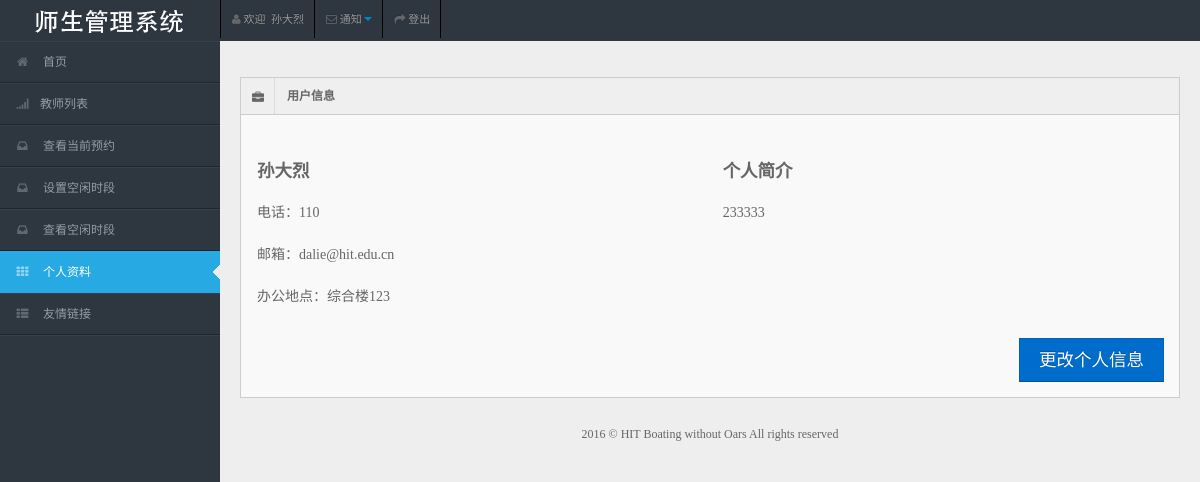
Before: /auth/detail/ (signed in) with the older database file.
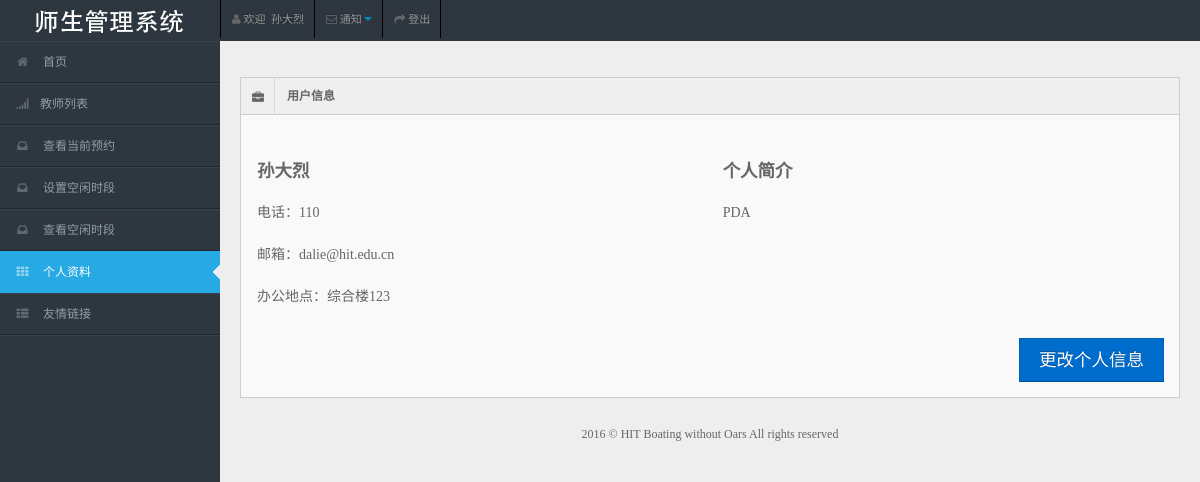
After: the same page with the newer database file.
### authentication/models.py (models this page shows, shortened)
class MyUser(models.Model):
    user = models.OneToOneField(User)
    name = models.CharField(max_length=64)
    identity = models.IntegerField(default=1)

class TeacherInfo(models.Model):
    teacher_id = models.CharField(max_length=16)
    e_mail = models.EmailField()
    cellphone = models.CharField(max_length=64, blank=True)
    cell_private = models.BooleanField(default=False)
    address = models.CharField(max_length=256)
    description = models.TextField(blank=True)
    myuser = models.OneToOneField(MyUser)

### authentication/views.py (the view)
class InfoDetailView(LoginRequiredMixin, FrontMixin, DetailView):
    context_object_name = 'user'
    template_name = 'authentication/detail.html'
    login_url = reverse_lazy("login")
    def get_object(self, queryset=None):
        return self.request.user.myuser
    def get_context_data(self, **kwargs):
        context = super(InfoDetailView, self).get_context_data(**kwargs)
        context['active'] = 'detail'
        return context

### authentication/mixin.py (called while the page is built)
    def get_context_data(self, **kwargs):
        context = super(AuthMixin, self).get_context_data(**kwargs)
        if self.request.user.is_authenticated():
            myuser = self.request.user.myuser
            context['myuser'] = myuser
        return context

### link/mixin.py (called while the page is built)
    def get_context_data(self, **kwargs):
        context = super(LinkMixin, self).get_context_data(**kwargs)
        context['link_list'] = Link.objects.all()
        return context

### notification/mixin.py (called while the page is built)
    def get_context_data(self, **kwargs):
        context = super(NotificationMixin, self).get_context_data(**kwargs)
        context['noti_num'] = self.request.user.myuser.studentnotificationsonteacher.unread_count + self.request.user.myuser.studentnotificationonappointment.unread_count
        context['tea_num'] = self.request.user.myuser.studentnotificationsonteacher.unread_count
        context['app_num'] = self.request.user.myuser.studentnotificationonappointment.unread_count
        return context

### website/mixin.py (called while the page is built)
    def get_context_data(self, **kwargs):
        return super(FrontMixin, self).get_context_data(**kwargs)

### templates/authentication/detail.html (shortened to what the changed rows need)
{% extends 'website/base.html' %}
{% load staticfiles %}
{% block content %}
    <div class="container-fluid">
        <div class="row-fluid">
            <div class="span12">
                <div class="widget-box">
                    {% if myuser.identity == 1 %}
                    <div class="widget-content">
                        <div class="row-fluid">
                            <div class="span6">
                                <table class="">
                                    <tbody>
                                    <tr>
                                        <td><h4>{{ myuser.name }}</h4></td>
                                    </tr>
                                    <tr>
                                        <td>
                                            <h5 style="font-weight: 400;">{{ myuser.studentinfo.college }}&nbsp;{{ myuser.studentinfo.grade }}
                                                级</h5></td>
                                    </tr>
                                    <tr>
                                        <td><h5 style="font-weight: 400;">电话：{{ myuser.studentinfo.cellphone }}</h5>
                                        </td>
                                    </tr>
                                    <tr>
                                        <td><h5 style="font-weight: 400;">邮箱：{{ myuser.studentinfo.e_mail }}</h5>
                                        </td>
                                    </tr>
                                    </tbody>
                                </table>
                            </div>
                            <div class="span6">
                                <table class="">
                                    <tbody>
                                    <tr>
                                        <td><h4>个人简介</h4></td>
                                    </tr>
                                    <tr>
                                        <td><h5 style="font-weight: 400;">{{ myuser.studentinfo.description }}</h5>
                                        </td>
                                    </tr>
                                    </tbody>
                                </table>
                            </div>
                        </div>
                        <div class="row-fluid">
                            <div class="span12">
                                <div class="pull-right">
                                    <br>
                                    <a class="btn btn-primary btn-large pull-right"
                                       href="{% url 'stu_update' %}">更改个人信息</a>
                                </div>
                            </div>
                        </div>
                    </div>
                    {% elif myuser.identity == 2 %}
                    <div class="widget-content">
                        <div class="row-fluid">
                            <div class="span6">
                                <table class="">
                                    <tbody>
                                    <tr>
                                        <td><h4>{{ myuser.name }}</h4></td>
                                    </tr>
                                    <tr>
                                        <td><h5 style="font-weight: 400;">电话：{{ myuser.teacherinfo.cellphone }}</h5>
                                        </td>
                                    </tr>
                                    <tr>
                                        <td><h5 style="font-weight: 400;">邮箱：{{ myuser.teacherinfo.e_mail }}</h5>
                                        </td>
                                    </tr>
                                    <tr>
                                        <td><h5 style="font-weight: 400;">办公地点：{{ myuser.teacherinfo.address }}</h5>
                                        </td>
                                    </tr>
                                    </tbody>
                                </table>
                            </div>
                            <div class="span6">
                                <table class="">
                                    <tbody>
                                    <tr>
                                        <td><h4>个人简介</h4></td>
                                    </tr>
                                    <tr>
                                        <td><h5 style="font-weight: 400;">{{ myuser.teacherinfo.description }}</h5>
                                        </td>
                                    </tr>
                                    </tbody>
                                </table>
                            </div>
                        </div>
                        <div class="row-fluid">
                            <div class="span12">
                                <div class="pull-right">
                                    <br>
                                    <a class="btn btn-primary btn-large pull-right"
                                       href="{% url 'tea_update' %}">更改个人信息</a>
                                </div>
                            </div>
                        </div>
                    </div>
                    {% endif %}
                </div>
            </div>
        </div>
    </div>
{% endblock %}

### templates/website/base.html (shortened to what this page needs)
{% load staticfiles %}
<!DOCTYPE html>
<html lang="zh-CN">
<head>
    <link rel="stylesheet" href="{% static 'css/bootstrap.min.css' %}"/>
    <link rel="stylesheet" href="{% static 'css/bootstrap-responsive.min.css' %}"/>
    <link rel="stylesheet" href="{% static 'css/fullcalendar.css' %}"/>
    <link rel="stylesheet" href="{% static 'css/matrix-style.css' %}"/>
    <link rel="stylesheet" href="{% static 'css/matrix-media.css' %}"/>
    <link href="{% static 'font-awesome/css/font-awesome.css' %}" rel="stylesheet"/>
    <link rel="stylesheet" href="{% static 'css/jquery.gritter.css' %}"/>
    <link href="{% static 'css/google.css' %}" rel='stylesheet' type='text/css'>
</head>
<body>
<div id="header">
    <h1><a href="#" style="background: url({% static 'img/logo.png' %}) no-repeat scroll 0 0 transparent;">教师管理系统</a>
    </h1>
</div>
<div id="user-nav" class="navbar navbar-inverse">
    <ul class="nav">
        <li class="" id="profile-messages"><a title="" href="{% url 'detail' %}"><i
                class="icon icon-user"></i> <span class="text">欢迎 &nbsp;{{ myuser.name }}</span></a>
        </li>
        <li class="" id="menu-messages"><a href="#" data-toggle="dropdown" data-target="#menu-messages"
                                           class="dropdown-toggle"><i class="icon icon-envelope"></i> <span
                class="text">通知</span>  <b class="caret"></b></a>
        </li>
        <li class=""><a href="{% url 'logout' %}"><i class="icon icon-share-alt"></i> <span
                class="text">登出</span></a>
        </li>
    </ul>
</div>
<div id="sidebar"><a href="#" class="visible-phone"> Dashboard</a>
    <ul>
        <li id="index"><a href="{% url 'index' %}"><i class="icon icon-home"></i> <span>首页</span></a></li>
        <li id="list"><a href="{% url 'list' %}"><i class="icon icon-signal"></i><span>教师列表</span></a></li>
        {% if myuser.identity == 1 %}
            <li id="appointment"><a href="{% url 'stu-list' %}"><i class="icon icon-inbox"></i> <span>查看当前预约</span></a>
            </li>
        {% else %}
            <li id="appointment"><a href="{% url 'tea-list' %}"><i class="icon icon-inbox"></i> <span>查看当前预约</span></a></li>
            <li id="time"><a href="{% url 'time' %}"><i class="icon icon-inbox"></i> <span>设置空闲时段</span></a></li>
            <li id="admin-time"><a href="{% url 'admin_time' %}"><i class="icon icon-inbox"></i> <span>查看空闲时段</span></a></li>
        {% endif %}
        <li id="detail"><a href="{% url 'detail' %}"><i class="icon icon-th"></i> <span>个人资料</span></a></li>
        <li class="submenu"><a href="#"><i class="icon icon-th-list"></i> <span>友情链接</span></a>
        </li>
    </ul>
</div>
<div id="content">
    {% block content %}
    {% endblock %}
    <div class="row-fluid">
        <div id="footer" class="span12"> 2016 &copy; HIT Boating without Oars All rights reserved</div>
    </div>
</div>
</body>
</html>

Changed rows visible on the page:
changed through a linked row, MyUser "孙大烈": teacherinfo.description "233333" → "PDA"
